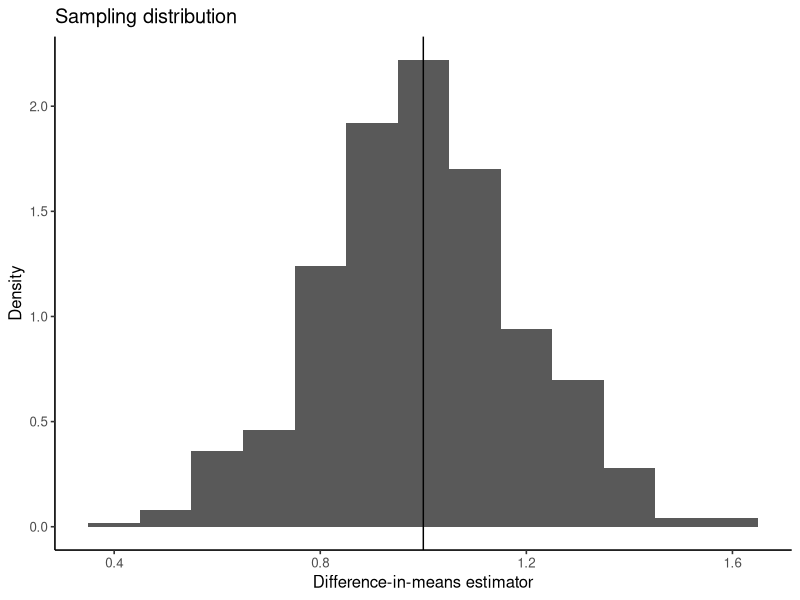
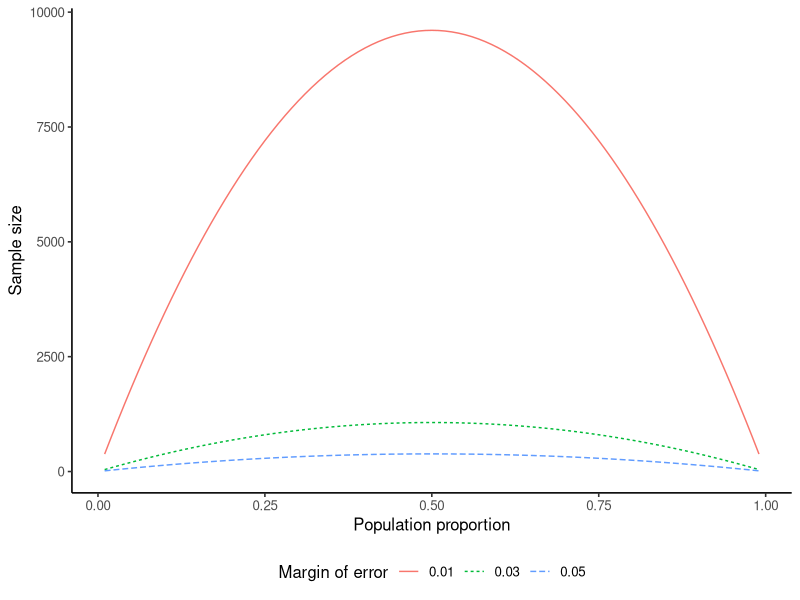

These charts were generated, in order, by the following R code: (Note: this script raises an error after producing the figures.)
## ---- chunk 1
library(knitr)
library(kableExtra)
library(tidyverse)
opts_chunk$set(tidy = FALSE,
        fig.align = "center",
        background = "#EEEEEE",
        fig.width = 7,
        fig.height = 7,
        out.width = ".7\\linewidth",
        out.height = ".7\\linewidth",
        cache = TRUE)
options(width = 60)
set.seed(12345)
## ---- chunk 2
library(tidyverse)
set.seed(1234)
## ---- chunk 3
## simulation parameters
n <- 100 # sample size
mu0 <- 0 # mean of Y_i(0) [not treated]
sd0 <- 1 # standard deviation of Y_i(0)
mu1 <- 1 # mean of Y_i(1) [treated]
sd1 <- 1 # standard deviation of Y_i(1)

## generate a sample as a tibble
smpl <- tibble(id = seq_len(n),
               # Y if not treated
               Y0 = rnorm(n, mean = mu0, sd = sd0),
               # Y if treated
               Y1 = rnorm(n, mean = mu1, sd = sd1),
               # individual treatment effect
               tau = Y1 - Y0)

## true value of the sample average treatment effect
SATE <- smpl %>% select(tau) %>% summarize(SATE = mean(tau)) %>% pull()
SATE
## ---- chunk 4
sim_treat <- function(smpl) {
  n <- nrow(smpl)
  # indexes of obs receiving treatment (randomly assign to half)
  idx <- sample(seq_len(n), floor(nrow(smpl) / 2), replace = FALSE)
  # "treat" variable is 1 for those receiving treatment, else 0
  smpl[["treat"]] <- as.integer(seq_len(nrow(smpl)) %in% idx)
  smpl %>%
    # what outcome we observe for unit based on treatment assignment
    mutate(Y_obs = if_else(treat == 1, Y1, Y0)) %>%
    group_by(treat) %>%
    summarize(Y_obs = mean(Y_obs)) %>%
    pivot_wider(names_from = treat, 
                values_from = Y_obs) %>%
    rename(Y1_mean = `1`, Y0_mean = `0`) %>%
    mutate(diff_mean = Y1_mean - Y0_mean,
           est_error = diff_mean - SATE)
}
## show the results of the function on the data
## values will differ each time it is run
sim_treat(smpl)
## ---- chunk 5
## number of simulations
sims <- 500
## run the created function sims times
sate_sims <- map_df(seq_len(sims), ~ sim_treat(smpl))
## what is the distribution of the error? 
summary(sate_sims$est_error)
## ---- chunk 6
PATE <- mu1 - mu0
PATE
## Update the function for PATE instead of SATE
sim_pate <- function(n, mu0, mu1, sd0, sd1) {
  smpl <- tibble(Y0 = rnorm(n, mean = mu0, sd = sd0),
                 Y1 = rnorm(n, mean = mu1, sd = sd1),
                 tau = Y1 - Y0)
  # indexes of obs receiving treatment
  idx <- sample(seq_len(n), floor(nrow(smpl) / 2), replace = FALSE)
  # treat variable are those receiving treatment, else 0
  smpl[["treat"]] <- as.integer(seq_len(nrow(smpl)) %in% idx)
  smpl %>%
    mutate(Y_obs = if_else(treat == 1L, Y1, Y0)) %>%
    group_by(treat) %>%
    summarize(Y_obs = mean(Y_obs)) %>%
    pivot_wider(names_from = treat, 
                values_from = Y_obs) %>%
    rename(Y1_mean = `1`, Y0_mean = `0`) %>%
    mutate(diff_mean = Y1_mean - Y0_mean,
           est_error = diff_mean - PATE)
}
## number of simulations
sims <- 500
## run the created function sims times
## input values are defined above
pate_sims <-  map_df(seq_len(sims), ~ sim_pate(n, mu0, mu1, sd0, sd1))
## what is the distribution of the error? 
summary(pate_sims$est_error)
## ---- chunk 7
## setting the ggplot theme
theme_set(theme_classic(base_size = 12))
## ---- chunk 8
ggplot(pate_sims, aes(x = diff_mean, y = ..density..)) +
  geom_histogram(binwidth = 0.1) +
  geom_vline(xintercept = PATE, color = "black", size = 0.5) +
  ggtitle("Sampling distribution") +
  labs(x = "Difference-in-means estimator", y = "Density")
## ---- chunk 9
## the standard deviation of the difference in means
pate_sims %>% 
  select(diff_mean) %>% 
  summarize(sd = sd(diff_mean))
## ---- chunk 10
RMSE <- pate_sims %>% 
  summarize(rmse = sqrt(mean(est_error)^2))
RMSE
## ---- chunk 11
## PATE simulation with standard error
sim_pate_se <- function(n, mu0, mu1, sd0, sd1) {
  # PATE - difference in means
  PATE <- mu1 - mu0
  # sample
  smpl <- tibble(Y0 = rnorm(n, mean = mu0, sd = sd0),
                 Y1 = rnorm(n, mean = mu1, sd = sd1),
                 tau = Y1 - Y0)
  # indexes of obs receiving treatment
  idx <- sample(seq_len(n), floor(nrow(smpl) / 2), replace = FALSE)
  # treat variable are those receiving treatment, else 0
  smpl[["treat"]] <- as.integer(seq_len(nrow(smpl)) %in% idx)
  # sample
  smpl %>%
    mutate(Y_obs = if_else(treat == 1, Y1, Y0)) %>%
    group_by(treat) %>%
    summarize(mean = mean(Y_obs),
              var = var(Y_obs),
              nobs = n()) %>%
    summarize(diff_mean = diff(mean),
              se = sqrt(sum(var / nobs)),
              est_error = diff_mean - PATE)
}
## test a single simulation
sim_pate_se(n, mu0, mu1, sd0, sd1)
## run 500 times
sims <- 500
pate_sims_se <- map_df(seq_len(sims), ~ sim_pate_se(n, mu0, mu1, sd0, sd1))

## standard deviation of difference-in-means
## and mean of standard errors
sd_se <- pate_sims_se %>% 
  summarize(sd = sd(diff_mean),
            mean_se = mean(se))
sd_se
## ---- chunk 12
## set the sample size
n <- 1000
## set the point estimate
x_bar <- 0.6
## calculate the standard error
se <- sqrt(x_bar * (1 - x_bar) / n)
## set the desired Confidence levels
levels <- c(0.99, 0.95, 0.90)
## build a tibble to calculate the ci at each level
tibble(level = levels) %>%
  mutate(
    ci_lower = x_bar - qnorm(1 - (1 - level) / 2) * se,
    ci_upper = x_bar + qnorm(1 - (1 - level) / 2) * se
  )

## ---- chunk 13
## initial confidence level
level <- 0.95
## CI at that level for the PATE simulations with standard errors
pate_sims_ci <- pate_sims_se %>%
  mutate(ci_lower = diff_mean - qnorm(1 - (1 - level) / 2) * se,
         ci_upper = diff_mean + qnorm(1 - (1 - level) / 2) * se,
         includes_pate = PATE > ci_lower & PATE < ci_upper)
## view a subset of the CIs
glimpse(pate_sims_ci)

## compute the rate of PATE coverage 
pate_sims_ci %>% 
  summarize(coverage = mean(includes_pate))
## ---- chunk 14
pate_sims_coverage <- function(.data, level = 0.95) {
  mutate(.data,
         ci_lower = diff_mean - qnorm(1 - (1 - level) / 2) * se,
         ci_upper = diff_mean + qnorm(1 - (1 - level) / 2) * se,
         includes_pate = PATE > ci_lower & PATE < ci_upper) %>%
    summarize(coverage = mean(includes_pate))
}

pate_sims_coverage(pate_sims_se, level = 0.95)
pate_sims_coverage(pate_sims_se, level = 0.99)
pate_sims_coverage(pate_sims_se, level = 0.90)

## ---- chunk 15
## Function to test if CI contains true parameter value
binom_ci_contains <- function(n, p, alpha = 0.05) {
  x <- rbinom(n, size = 1, prob = p)
  x_bar <- mean(x)
  se <- sqrt(x_bar * (1 - x_bar) / n)
  ci_lower <- x_bar - qnorm(1 - alpha / 2) * se
  ci_upper <- x_bar + qnorm(1 - alpha / 2) * se
  (ci_lower <= p) & (p <= ci_upper)
}
## Demonstrate the function
p <- 0.6 # true parameter value
n <- 10
binom_ci_contains(n = n, p = p, alpha = 0.05)
## ---- chunk 16
## Show coverage by taking the average of the logical result for each sim
mean(map_lgl(seq_len(sims), ~ binom_ci_contains(n, p)))
## ---- chunk 17
## Function to calculate CI coverage while varying number of simulations
binom_ci_coverage <- function(n, p, sims) {
  mean(map_lgl(seq_len(sims), ~ binom_ci_contains(n, p)))
}
## Apply the function to a range of simulations values
tibble(n = c(10, 100, 1000)) %>%
  mutate(coverage = map_dbl(n, binom_ci_coverage, 
                            p = p, 
                            sims = sims))
## ---- chunk 18
## First, write a function to find population proportion give MoE
moe_pop_prop <- function(MoE) {
  tibble(p = seq(from = 0.01, to = 0.99, by = 0.01),
         n = 1.96 ^ 2 * p * (1 - p) / MoE ^ 2,
         MoE = MoE)
}
glimpse(moe_pop_prop(0.01))

## Then use map_df to call the function for a range of MoEs
MoE <- c(0.01, 0.03, 0.05)
props <- map_df(MoE, moe_pop_prop)

## plot the results
ggplot(props, aes(x = p, y = n, color = factor(MoE))) +
  geom_line(aes(linetype = factor(MoE))) +
  labs(color = "Margin of error",
       linetype = "Margin of error",
       x = "Population proportion",
       y = "Sample size") +
  theme(legend.position = "bottom")
## ---- chunk 19
## load required library
library(lubridate)
## load final vote shares
data("pres08", package = "qss")
## load polling data
data("polls08", package = "qss")
## set the election date
ELECTION_DATE <- ymd(20081104)
## Add days to election variable
polls08 <- polls08 %>%
  mutate(DaysToElection = as.integer(ELECTION_DATE - middate))
## Calculate mean of latest polls by state
poll_pred <- polls08 %>%
  group_by(state) %>%
  # latest polls in the state
  filter(DaysToElection == min(DaysToElection)) %>%
  # take mean of latest polls and convert from 0-100 to 0-1
  summarize(Obama = mean(Obama) / 100)
## Add confidence intervals
## sample size (assumed)
sample_size <- 1000
# confidence level
alpha <- 0.05
## Add the CIs and se
poll_pred <- poll_pred %>%
  mutate(se = sqrt(Obama * (1 - Obama) / sample_size),
         ci_lwr = Obama + qnorm(alpha / 2) * se,
         ci_upr = Obama + qnorm(1 - alpha / 2) * se)
## Add actual outcome
## And check if coverage includes the actual result
poll_pred <-left_join(poll_pred,
            select(pres08, state, actual = Obama),
            by = "state") %>%
  mutate(actual = actual / 100,
         covers = (ci_lwr <= actual) & (actual <= ci_upr))
## Check the results
glimpse(poll_pred)
## ---- chunk 20
## Plot the results
ggplot(poll_pred, aes(x = actual, y = Obama)) +
  geom_abline(intercept = 0, slope = 1, color = "black", size = 0.5) +
  geom_pointrange(aes(ymin = ci_lwr, ymax = ci_upr),
                  shape = 1) +
  scale_y_continuous("Poll prediction", limits = c(0, 1)) +
  scale_x_continuous("Obama's vote share", limits = c(0, 1)) +
  scale_color_discrete("CI includes result?") +
  coord_fixed()
## ---- chunk 21
poll_pred %>%
  summarize(mean(covers))
## ---- chunk 22
poll_pred <- poll_pred %>%
  # calculate the bias
  mutate(bias = Obama - actual) %>%
  # bias corrected prediction, se, and CI
  mutate(Obama_bc = Obama - mean(bias),
         se_bc = sqrt(Obama_bc * (1 - Obama_bc) / sample_size),
         ci_lwr_bc = Obama_bc + qnorm(alpha / 2) * se_bc,
         ci_upr_bc = Obama_bc + qnorm(1 - alpha / 2) * se_bc,
         covers_bc = (ci_lwr_bc <= actual) & (actual <= ci_upr_bc))
## Updated coverage rate
poll_pred %>%
  summarize(mean(covers_bc))
## ---- chunk 23
## load the data
data("STAR", package = "qss")
## Add meaningful labels to the classtype variable:
STAR <- STAR %>%
  mutate(classtype = factor(classtype,
                            labels = c("Small class", "Regular class",
                                       "Regular class with aide")))
## Summarize scores by classroom type:
classtype_means <- STAR %>%
  group_by(classtype) %>%
  summarize(g4reading = mean(g4reading, na.rm = TRUE))

## Plot the distribution of scores by classroom type for two classroom types
classtypes_used <- c("Small class", "Regular class")
ggplot(filter(STAR,
              classtype %in% classtypes_used,
              !is.na(g4reading)),
       aes(x = g4reading, y = ..density..)) +
  geom_histogram(binwidth = 20) +
  geom_vline(data = filter(classtype_means, classtype %in% classtypes_used),
             mapping = aes(xintercept = g4reading),
             color = "blue", size = 0.5) +
  facet_grid(classtype ~ .) +
  labs(x = "Fourth grade reading score", y = "Density")
## ---- chunk 24
## alpha for 95% confidence
alpha <- 0.05
## calculate the mean, se, and CIs
star_estimates <- STAR %>%
  filter(!is.na(g4reading),
         classtype %in% classtypes_used) %>%
  group_by(classtype) %>%
  summarize(n = n(),
            est = mean(g4reading),
            se = sd(g4reading) / sqrt(n)) %>%
  mutate(lwr = est + qnorm(alpha / 2) * se,
         upr = est + qnorm(1 - alpha / 2) * se)

star_estimates
## ---- chunk 25
## difference-in-means estimator
star_ate <- star_estimates %>%
  # ensure that it is ordered small then regular
  arrange(desc(classtype)) %>%
  summarize(
    se = sqrt(sum(se ^ 2)),
    est = diff(est)
  ) %>%
  mutate(ci_lwr = est + qnorm(alpha / 2) * se,
         ci_up = est + qnorm(1 - alpha / 2) * se)

star_ate
## ---- chunk 26
## alpha for 95% confidence
alpha <- 0.05
## calculate the mean, se, and CIs
star_estimates_t <- STAR %>%
  filter(!is.na(g4reading),
         classtype %in% classtypes_used) %>%
  group_by(classtype) %>%
  summarize(n = n(),
            est = mean(g4reading),
            se = sd(g4reading) / sqrt(n)) %>%
  mutate(lwr = est + qt(alpha / 2, df = n - 1) * se,
         upr = est + qt(1 - alpha / 2, df = n - 1) * se)

star_estimates_t
## compare to original
star_estimates
## ---- chunk 27
## compare reading scores between small and regular classes
reading_small <-  filter(STAR, classtype == "Small class")$g4reading
reading_reg <- filter(STAR, classtype == "Regular class")$g4reading

t_ci <- t.test(reading_small, reading_reg)
       
t_ci
## ---- chunk 28
## Number of cups of tea
cups <- 4
## Number guessed correctly
k <- c(0, seq_len(cups))
## Calculate probability correct
true <-  tibble(correct = k * 2,
                n = choose(cups, k) * choose(cups, cups - k)) %>%
  mutate(prob = n / sum(n))
true
## ---- chunk 29
## Number of simulations
sims <- 1000
## The lady's guess (fixed); M for milk first; T for tea first
guess <- tibble(guess = c("M", "T", "T", "M", "M", "T", "T", "M"))

## A function to randomize the tea and calculate correct guesses
randomize_tea <- function(df) {
  # randomize the order of teas
  assignment <- sample_frac(df, 1) %>%
    rename(actual = guess)
  bind_cols(df, assignment) %>%
    summarize(correct = sum(guess == actual))
}

## Run the function 1000 times
approx <-
  map_df(seq_len(sims), ~ randomize_tea(guess)) %>%
  count(correct) %>%
  mutate(prob = n / sum(n))

## Then merge with the analytical solution
results <- approx %>% 
  select(correct, prob_sim = prob) %>% 
  left_join(select(true, correct, prob_exact = prob),
          by = "correct") %>%
  mutate(diff = prob_sim - prob_exact)

results
## ---- chunk 30
## all correct
x <- matrix(c(4, 0, 0, 4), byrow = TRUE, ncol = 2, nrow = 2)
## six correct
y <- matrix(c(3, 1, 1, 3), byrow = TRUE, ncol = 2, nrow = 2)
## `M' milk first, `T' tea first
rownames(x) <- colnames(x) <- rownames(y) <- colnames(y) <- c("M", "T")
x
y
## ---- chunk 31
## one-sided test for 8 correct guesses
fisher.test(x, alternative = "greater") 
## two-sided test for 6 correct guesses
fisher.test(y)
## ---- chunk 32
n <- 1018
x.bar <- 550 / n
se <- sqrt(0.5 * 0.5 / n) # standard deviation of sampling distribution
## upper red area in the figure
upper <- pnorm(x.bar, mean = 0.5, sd = se, lower.tail = FALSE)  
## lower red area in the figure; identical to the upper area
lower <- pnorm(0.5 - (x.bar - 0.5), mean = 0.5, sd = se)  
## two-side p-value
upper + lower
## ---- chunk 33
2 * upper
## ---- chunk 34
## one-sided p-value
upper
## ---- chunk 35
z.score <- (x.bar - 0.5) / se
z.score
pnorm(z.score, lower.tail = FALSE) # one-sided p-value
2 * pnorm(z.score, lower.tail = FALSE) # two-sided p-value
## ---- chunk 36
## 99% confidence interval contains 0.5
c(x.bar - qnorm(0.995) * se, x.bar + qnorm(0.995) * se)
## 95% confidence interval does not contain 0.5
c(x.bar - qnorm(0.975) * se, x.bar + qnorm(0.975) * se)
## ---- chunk 37
## no continuity correction to get the same p-value as above
prop.test(550, n = n, p = 0.5, correct = FALSE)
## with continuity correction
prop.test(550, n = n, p = 0.5)
## ---- chunk 38
prop.test(550, n = n, p = 0.5, conf.level = 0.99)
## ---- chunk 39
# two-sided one-sample t-test
t.test(STAR$g4reading, mu = 710)
## ---- chunk 40
star_ate %>%
  mutate(p_value_1sided = pnorm(-abs(est),
                                mean = 0, sd = se),
         p_value_2sided = 2 * pnorm(-abs(est), mean = 0,
                                    sd = se))

## ---- chunk 41
## testing the null of zero average treatment effect
reading_small <- filter(STAR, classtype == "Small class")$g4reading
reading_reg <- filter(STAR, classtype == "Regular class")$g4reading
## t-test
t.test(reading_small,
       reading_reg)
## ---- chunk 42
## load the data
data("resume", package = "qss")
## reshape the data
x <- resume %>%
  count(race, call) %>%
  pivot_wider(names_from = call, values_from = n) %>%
  ungroup()
x
## run the test on the relevant columns
prop.test(as.matrix(select(x, -race)), alternative = "greater")
## ---- chunk 43
## sample size
n0 <- sum(resume$race == "black")
n1 <- sum(resume$race == "white")

## sample proportions
p <- mean(resume$call) # overall
p0 <- mean(filter(resume, race == "black")$call)
p1 <- mean(filter(resume, race == "white")$call)

## point estimate
est <- p1 - p0
est

## standard error
se <- sqrt(p * (1 - p) * (1 / n0 + 1 / n1))
se

## z-statistic
zstat <- est / se
zstat

## one-sided p-value
pnorm(-abs(zstat))
## ---- chunk 44
prop.test(as.matrix(select(x, -race)), alternative = "greater", correct = FALSE)
## ---- chunk 45
## set the parameters
n <- 250
p.star <- 0.48 # data generating process
p <- 0.5 # null value
alpha <- 0.05
## critical value
cr.value <- qnorm(1 - alpha / 2) 
## standard errors under the hypothetical data generating process
se.star <- sqrt(p.star * (1 - p.star) / n)
## standard error under the null
se <- sqrt(p * (1 - p) / n)  
## power
pnorm(p - cr.value * se, mean = p.star, sd = se.star) + 
  pnorm(p + cr.value * se, mean = p.star, sd = se.star, lower.tail = FALSE)
## ---- chunk 46
## parameters
n1 <- 500
n0 <- 500
p1.star <- 0.05
p0.star <- 0.1
## ---- chunk 47
## overall call back rate as a weighted average
p <- (n1 * p1.star + n0 * p0.star) / (n1 + n0) 
## standard error under the null
se <- sqrt(p * (1 - p) * (1 / n1 + 1 / n0)) 
## standard error under the hypothetical data generating process
se.star <- sqrt(p1.star * (1 - p1.star) / n1 
                + p0.star * (1 - p0.star) / n0)
## ---- chunk 48
pnorm(-cr.value * se, mean = p1.star - p0.star, sd = se.star) +
  pnorm(cr.value * se, mean = p1.star - p0.star, sd = se.star, 
          lower.tail = FALSE)
## ---- chunk 49
power.prop.test(n = 500, p1 = 0.05, p2 = 0.1, sig.level = 0.05)
## ---- chunk 50
power.prop.test(p1 = 0.05, p2 = 0.1, sig.level = 0.05, power = 0.9)
## ---- chunk 51
power.t.test(n = 100, delta = 0.25, sd = 1, type = "one.sample")
## ---- chunk 52
power.t.test(power = 0.9, delta = 0.25, sd = 1, type = "one.sample")
## ---- chunk 53
power.t.test(delta = 0.25, sd = 1, type = "two.sample", 
             alternative = "one.sided", power = 0.9)
## ---- chunk 54
## load the data
data("minwage", package = "qss")
## compute proportion of full employment before minimum wage increase
## same thing after minimum wage increase
## an indicator for NJ: 1 if it's located in NJ and 0 if in PA
minwage <- 
  mutate(minwage,
         fullPropBefore = fullBefore / (fullBefore + partBefore),
         fullPropAfter = fullAfter / (fullAfter + partAfter),
         NJ = if_else(location == "PA", 0 , 1))
## ---- chunk 55
fit_minwage <- lm(fullPropAfter ~ -1 + NJ + fullPropBefore +
                    wageBefore + chain, data = minwage)
## regression result
fit_minwage
## ---- chunk 56
## with intercept
fit_minwage1 <- lm(fullPropAfter ~ NJ + fullPropBefore +
                     wageBefore + chain, data = minwage)
fit_minwage1
## ---- chunk 57
## load the required package
library(modelr)
## Generate prediction from the first model
pred_1 <-minwage %>% 
  slice(1) %>% 
  add_predictions(fit_minwage) %>%
  select(pred) %>% 
  mutate(model = "fit_minwage")
## Generate prediction from the second model
## then add predictions from first to compare
pred_compare <-minwage %>% 
  slice(1) %>% 
  add_predictions(fit_minwage1) %>%
  select(pred) %>% 
  mutate(model = "fit_minwage1") %>% 
  bind_rows(pred_1)

pred_compare  
## ---- chunk 58
library(broom)
## load the data
data("women", package = "qss")
## fit the model
fit_women <- lm(water ~ reserved, data = women)
## view the coefficients 
summary(fit_women)
tidy(fit_women)
## ---- chunk 59
## display confidence intervals
tidy(fit_women, conf.int = TRUE)
## ---- chunk 60
summary(fit_minwage)
tidy(fit_minwage, conf.int = TRUE)
## ---- chunk 61
## load the data and subset them into two parties
data("MPs", package = "qss")
MPs_labour <- filter(MPs, party == "labour")
MPs_tory <- filter(MPs, party == "tory")

## two regressions for labour: negative and positive margin
labour_fit1 <- lm(ln.net ~ margin, data = filter(MPs_labour, margin < 0))
labour_fit2 <- lm(ln.net ~ margin, data = filter(MPs_labour, margin > 0))

## two regressions for tory: negative and positive margin
tory_fit1 <- lm(ln.net ~ margin, data = filter(MPs_tory, margin < 0))
tory_fit2 <- lm(ln.net ~ margin, data = filter(MPs_tory, margin > 0))
## ---- chunk 62
## tory party: prediction at the threshold
tory_y0 <- augment(tory_fit1, newdata = tibble(margin = 0), 
          interval = "confidence",
          conf.level = 0.95)

tory_y0
tory_y1 <- augment(tory_fit2, newdata = tibble(margin = 0), 
                   interval = "confidence")
tory_y1
## ---- chunk 63
## create data with the ranges of "margin" less than zero
y1_range <- data_grid(filter(MPs_tory, margin <= 0), margin)
## add predictions and CIs
tory_y0 <- augment(tory_fit1, newdata = y1_range, 
                   interval = "confidence")
## create the data with the ranges of "margin" greater than zero
y2_range <- data_grid(filter(MPs_tory, margin >= 0), margin)
## add predictions and CIs
tory_y1 <- augment(tory_fit2, newdata = y2_range, 
                   interval = "confidence")
## ---- chunk 64
## setting the ggplot theme
theme_set(theme_classic(base_size = 12))
## ---- chunk 65
ggplot() +
  geom_vline(xintercept = 0, linetype = "dashed") +
  # plot losers
  geom_ribbon(aes(x = margin, ymin = .lower, ymax = .upper),
              data = tory_y0, alpha = 0.3) +
  geom_line(aes(x = margin, y = .fitted), data = tory_y0) +
  # plot winners
  geom_ribbon(aes(x = margin, ymin = .lower, ymax = .upper),
              data = tory_y1, alpha = 0.3) +
  geom_line(aes(x = margin, y = .fitted), data = tory_y1) +
  xlim(-.5,.25) +
  labs(x = "Margin of victory", y = "log net wealth")
## ---- chunk 66
## predictions at threshold with SEs
tory_y0 <- augment(tory_fit1, newdata = tibble(margin = 0), 
          interval = "confidence",
          se_fit = TRUE)

tory_y0
tory_y1 <- augment(tory_fit2, newdata = tibble(margin = 0), 
                   interval = "confidence",
                   se_fit = TRUE)
tory_y1
## ---- chunk 67
summary(tory_fit2)
## ---- chunk 68
# standard error
se_diff <- sqrt(tory_y0$.se.fit ^ 2 + tory_y1$.se.fit ^ 2)
se_diff
# point estimate
diff_est <- tory_y1$.fitted - tory_y0$.fitted
diff_est
# confidence interval
CI <- c(diff_est - se_diff * qnorm(0.975),
        diff_est + se_diff * qnorm(0.975))
CI
# hypothesis test
z_score <- diff_est / se_diff
# two sided p value
p_value <- 2 * pnorm(abs(z_score), lower.tail = FALSE)
p_value
